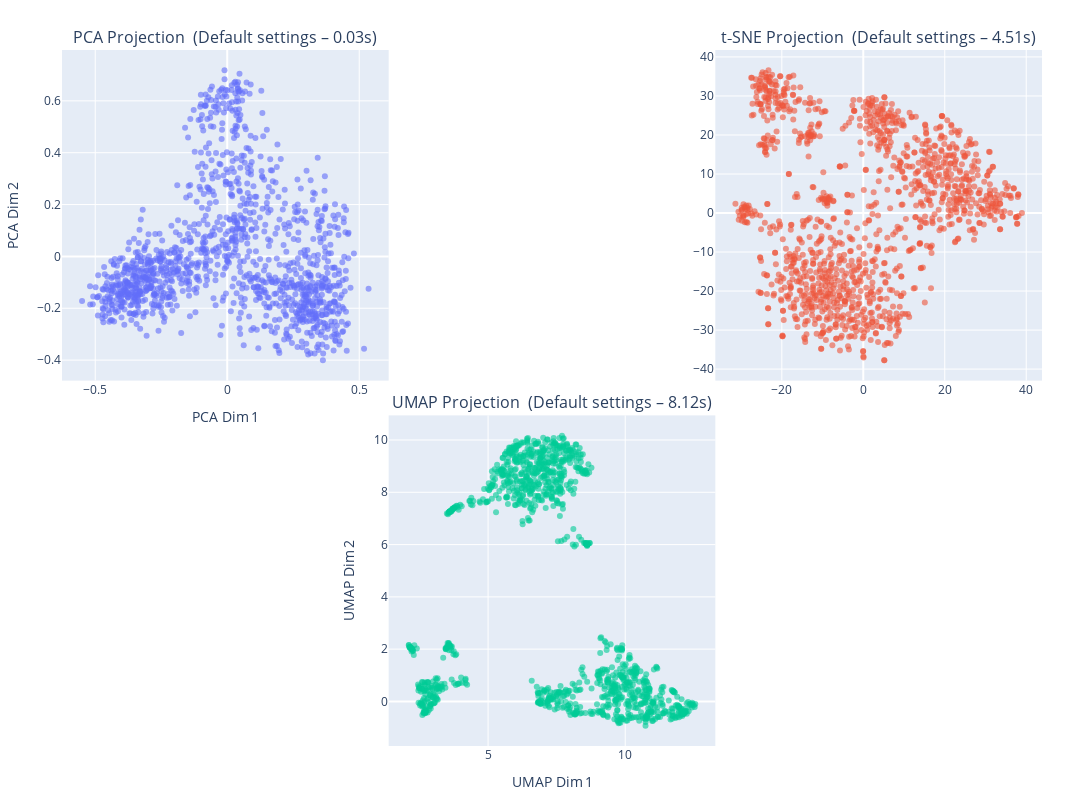

The notebook cell this image was saved under:
### Markdown cell above
# Comparative Analysis of Dimensionality Reduction Methods

### Code cell
# 1) Grille 2×3 : 
#    - Ligne 1 : PCA en (1,1), t-SNE en (1,3), case (1,2) vide
#    - Ligne 2 : UMAP en (2,2), cases (2,1) & (2,3) vides
fig = make_subplots(
    rows=2, cols=3,
    specs=[
        [{}, None, {}],
        [None, {}, None]
    ],
    subplot_titles=(f"PCA Projection \n(Default settings – {acp_time:.2f}s)", f"t‑SNE Projection \n(Default settings – {tsne_time:.2f}s)", f"UMAP Projection \n(Default settings – {umap_time:.2f}s)"),


row_heights=[2, 2],
    column_widths=[1.5/3, 1.5/3, 1.5/3],
    horizontal_spacing=0,
    vertical_spacing=0.05
)

# 2) PCA (1,1)
fig.add_trace(
    go.Scatter(x=df['x_pca'], y=df['y_pca'], mode='markers', marker=dict(opacity=0.6)),
    row=1, col=1
)
fig.update_xaxes(title_text="PCA Dim 1", row=1, col=1)
fig.update_yaxes(title_text="PCA Dim 2", row=1, col=1)

# 3) t‑SNE (1,3)
fig.add_trace(
    go.Scatter(x=df['tsne_x'], y=df['tsne_y'], mode='markers', marker=dict(opacity=0.6)),
    row=1, col=3
)
fig.update_xaxes(title_text="t‑SNE Dim 1", row=1, col=2)
fig.update_yaxes(title_text="t‑SNE Dim 2", row=1, col=2)

# 4) UMAP (2,2)
fig.add_trace(
    go.Scatter(x=df['x_umap'], y=df['y_umap'], mode='markers', marker=dict(opacity=0.6)),
    row=2, col=2
)
fig.update_xaxes(title_text="UMAP Dim 1", row=2, col=2)
fig.update_yaxes(title_text="UMAP Dim 2", row=2, col=2)

# 5) Masquage des cases vides
for (r, c) in [(1,2), (2,1), (2,3)]:
    fig.update_xaxes(visible=False, row=r, col=c)
    fig.update_yaxes(visible=False, row=r, col=c)

# 6) Layout global : dimensions pour 3×400px × 2×400px
fig.update_layout(
    width=1200,   # 3 colonnes × 400px
    height=800,   # 2 lignes × 400px
    margin=dict(l=20,     # marge gauche
            r=50,     # marge droite
            t=50,      # marge haute
            b=50),
    # title_text="Comparaison interactive – PCA, t‑SNE (ligne 1) et UMAP centré (ligne 2)",
    showlegend=False
)


fig.show()

### Figure 1 — Plotly figure (JSON) as saved in the notebook; plotly's stock layout.template omitted (floating-point values rounded to 4 significant figures; data arrays with more than 128 entries replaced by an {"elided": "..."} marker saying what was removed)
{"data": [{"marker": {"opacity": 0.6}, "mode": "markers", "type": "scatter", "x": {"elided": "1217 float values"}, "xaxis": "x", "y": {"elided": "1217 float values"}, "yaxis": "y"}, {"marker": {"opacity": 0.6}, "mode": "markers", "type": "scatter", "x": {"elided": "1217 float values"}, "xaxis": "x2", "y": {"elided": "1217 float values"}, "yaxis": "y2"}, {"marker": {"opacity": 0.6}, "mode": "markers", "type": "scatter", "x": {"elided": "1217 float values"}, "xaxis": "x3", "y": {"elided": "1217 float values"}, "yaxis": "y3"}], "layout": {"annotations": [{"font": {"size": 16}, "showarrow": false, "text": "PCA Projection \n(Default settings – 0.03s)", "x": 0.1667, "xanchor": "center", "xref": "paper", "y": 1, "yanchor": "bottom", "yref": "paper"}, {"font": {"size": 16}, "showarrow": false, "text": "t‑SNE Projection \n(Default settings – 4.51s)", "x": 0.8333, "xanchor": "center", "xref": "paper", "y": 1, "yanchor": "bottom", "yref": "paper"}, {"font": {"size": 16}, "showarrow": false, "text": "UMAP Projection \n(Default settings – 8.12s)", "x": 0.5, "xanchor": "center", "xref": "paper", "y": 0.475, "yanchor": "bottom", "yref": "paper"}], "height": 800, "margin": {"b": 50, "l": 20, "r": 50, "t": 50}, "showlegend": false, "width": 1200, "xaxis": {"anchor": "y", "domain": [0, 0.3333], "title": {"text": "PCA Dim 1"}}, "xaxis2": {"anchor": "y2", "domain": [0.6667, 1]}, "xaxis3": {"anchor": "y3", "domain": [0.3333, 0.6667], "title": {"text": "UMAP Dim 1"}}, "yaxis": {"anchor": "x", "domain": [0.525, 1], "title": {"text": "PCA Dim 2"}}, "yaxis2": {"anchor": "x2", "domain": [0.525, 1]}, "yaxis3": {"anchor": "x3", "domain": [0, 0.475], "title": {"text": "UMAP Dim 2"}}}}
